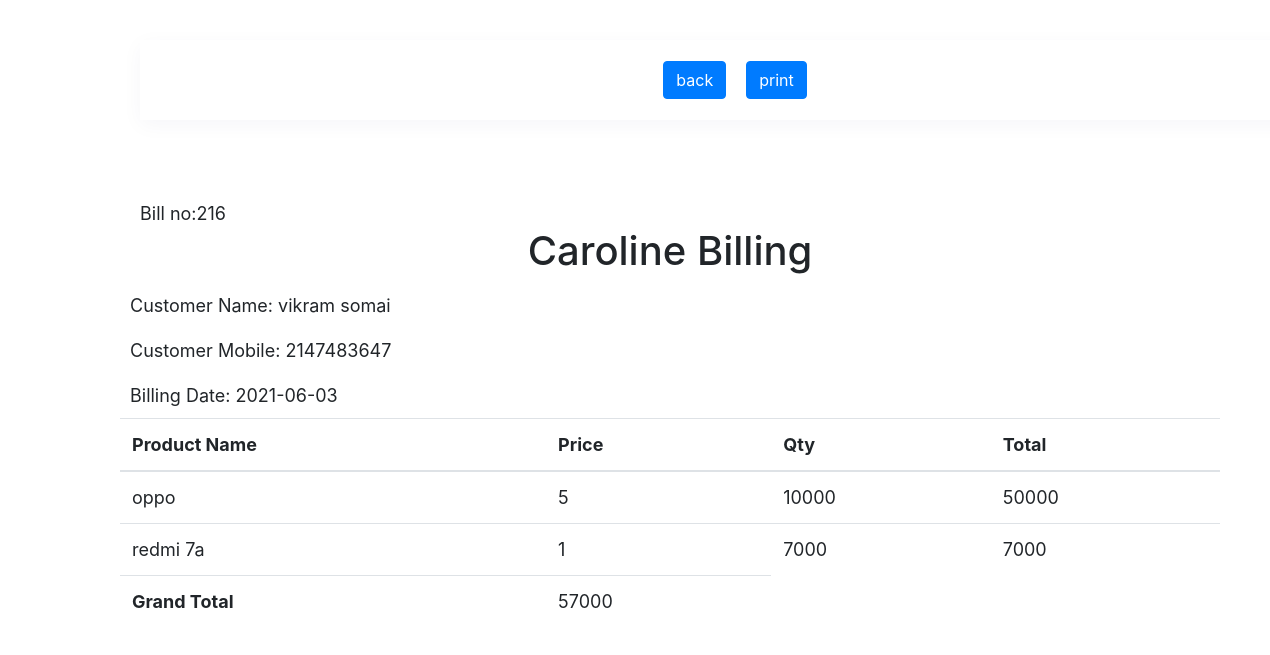
The page /employee/bill.php?id=872987 on the database its author committed.
### tables this page shows
CREATE TABLE `transaction` (
  `trans_id` int(11) NOT NULL,
  `cust_id` int(11) NOT NULL,
  `p_id` int(11) NOT NULL,
  `rate` double NOT NULL,
  `qty` int(11) NOT NULL,
  `total` double NOT NULL,
  `discount` int(11) NOT NULL,
  `trans_date` timestamp NOT NULL DEFAULT current_timestamp() ON UPDATE current_timestamp()
);

CREATE TABLE `customer` (
  `cust_id` int(11) NOT NULL,
  `cust_name` varchar(250) NOT NULL,
  `cust_email` varchar(250) NOT NULL,
  `contact` int(11) NOT NULL,
  `address` varchar(250) NOT NULL,
  `add_date` timestamp NOT NULL DEFAULT current_timestamp() ON UPDATE current_timestamp()
);

CREATE TABLE `product` (
  `p_id` int(11) NOT NULL,
  `product_name` varchar(250) NOT NULL,
  `category` varchar(250) NOT NULL,
  `description` varchar(250) NOT NULL,
  `rate` double NOT NULL,
  `qty` int(11) NOT NULL,
  `add_date` timestamp NOT NULL DEFAULT current_timestamp() ON UPDATE current_timestamp()
);

### employee/bill.php (the view, shortened to what this page needs)
<!DOCTYPE html>
<html lang="en">
<head>
    <link rel="stylesheet" href="https://stackpath.bootstrapcdn.com/bootstrap/4.3.1/css/bootstrap.min.css">
    <link rel="stylesheet" href="https://stackpath.bootstrapcdn.com/bootstrap/4.1.3/css/bootstrap.min.css">
</head>
<div class="head"id="head">
            <a href="index.php" class="btn btn-primary"style="margin-right:20px;">back</a>
            <button class="btn btn-primary" onclick="printbill('printarea')">print</button>
  </div>
<body>
        <div id="printarea">
    <div class="container">
    <?php
 $id=$_REQUEST["id"];
 $con=mysqli_connect('localhost','root','','department');
 $query="SELECT t.trans_id,p.product_name,c.cust_name,c.contact,t.qty,t.rate,t.trans_date FROM transaction as t inner join product as p on p.p_id=t.p_id inner join customer as c on c.cust_id=t.cust_id WHERE t.cust_id=$id";
  $data=mysqli_query($con,$query);
 $res=mysqli_fetch_assoc($data);
 $date=explode(" ",$res["trans_date"]);
 $billno=$res["trans_id"];
 $cust_name=$res["cust_name"];
 $contact= $res["contact"];
 ?>
        <div class="billno" style="margin-left:20px;">
            Bill no:<?php echo $billno; ?>
        </div>
        <div class="heading">
            <h1>Caroline Billing</h1>
        </div>
        <?php
       echo" <div class='customar'>
        <span>Customer Name:  $cust_name</span><br>
        <span>Customer Mobile:  $contact</span><br>
        <span>Billing Date:   $date[0]    </span><br>
        </div>";
?>
        <div class="bill-table">
        <table class="table table-hover">
  <thead>
    <tr>
      <th scope="col"> Product Name</th>
      <th scope="col">Price</th>
      <th scope="col">Qty</th>
      <th scope="col">Total</th>
    </tr>
  </thead>
  <tbody>
      <?php
      $id=$_REQUEST["id"];
      $total=0;
      $con=mysqli_connect('localhost','root','','department');
      $query="SELECT p.product_name,c.cust_name,c.contact,t.qty,t.rate FROM transaction as t inner join product as p on p.p_id=t.p_id inner join customer as c on c.cust_id=t.cust_id WHERE t.cust_id=$id";
       $data=mysqli_query($con,$query);
      while($res=mysqli_fetch_assoc($data))
      {
          $name=$res["product_name"];
          $qty=$res["qty"];
          $price=$res["rate"];
          $total=$total+$res['rate']*$res['qty'];
     echo "
     <tr>
      <td>$name</td>
      <td>$qty</td>
      <td>$price</td>
      <td>".($qty*$price)."</td>
    </tr>";
      }
    ?>
    <tr>
        <th>Grand Total</th>
        <td><?php echo $total;?></td>
    </tr>
  </tbody>
</table>
        </div>
    </div>
    </div>
</body>
</html>

### employee/bill.php (style rules this page uses)
.container { display:flex; justify-content:center; // align-items:center; flex-direction:column; width:100%; height:100%; margin:60px; padding:20px; font-size:18px; }
.heading { align-self:center; font-size:20px; }
.customar { //margin:20px; }
.customar span { line-height:45px; margin:10px; // margin:50px; }
body { margin:40px; }
.head { height: 80px; width: 100%; background: #FFF; display: flex; margin-left:100px; align-items: center; justify-content:center; box-shadow: 0 5px 20px 0 rgba(11,7,110,.04); }

### rows shown on the page
transaction: trans_id "216", trans_date "2021-06-03", p.product_name "oppo", qty "5", rate "10000", $qty*$price "50000"
customer: cust_name "vikram somai", contact "2147483647"
transaction: p.product_name "redmi 7a", qty "1", rate "7000", $qty*$price "7000"

### other values the page prints
$total "57000"
